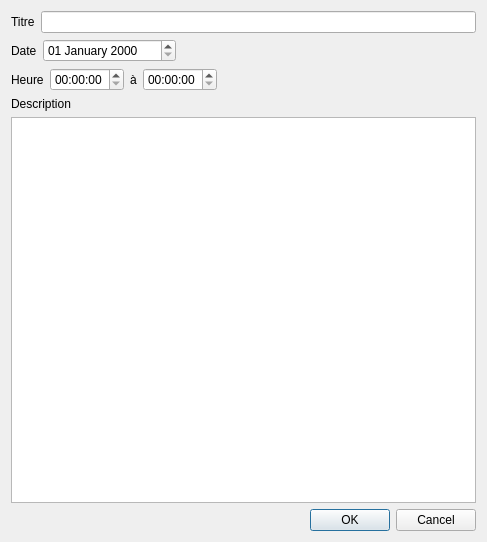
<?xml version="1.0" encoding="UTF-8"?>
<ui version="4.0">
 <class>AddModDialog</class>
 <widget class="QDialog" name="AddModDialog">
  <property name="geometry">
   <rect>
    <x>0</x>
    <y>0</y>
    <width>487</width>
    <height>542</height>
   </rect>
  </property>
  <property name="windowTitle">
   <string>Dialog</string>
  </property>
  <layout class="QVBoxLayout" name="verticalLayout_2">
   <item>
    <layout class="QHBoxLayout" name="horizontalLayout">
     <item>
      <widget class="QLabel" name="z_label_2">
       <property name="text">
        <string>Titre</string>
       </property>
      </widget>
     </item>
     <item>
      <widget class="QLineEdit" name="eventTitle"/>
     </item>
    </layout>
   </item>
   <item>
    <layout class="QHBoxLayout" name="horizontalLayout_3">
     <item>
      <widget class="QLabel" name="dateLabel">
       <property name="text">
        <string>Date</string>
       </property>
      </widget>
     </item>
     <item>
      <widget class="QDateEdit" name="eventDate">
       <property name="displayFormat">
        <string>dd MMMM yyyy</string>
       </property>
      </widget>
     </item>
     <item>
      <spacer name="horizontalSpacer">
       <property name="orientation">
        <enum>Qt::Horizontal</enum>
       </property>
       <property name="sizeHint" stdset="0">
        <size>
         <width>40</width>
         <height>20</height>
        </size>
       </property>
      </spacer>
     </item>
    </layout>
   </item>
   <item>
    <layout class="QHBoxLayout" name="horizontalLayout_2">
     <item>
      <widget class="QLabel" name="z_label_3">
       <property name="text">
        <string>Heure</string>
       </property>
      </widget>
     </item>
     <item>
      <widget class="QTimeEdit" name="eventStartTime"/>
     </item>
     <item>
      <widget class="QLabel" name="z_label_4">
       <property name="text">
        <string>à</string>
       </property>
      </widget>
     </item>
     <item>
      <widget class="QTimeEdit" name="eventEndTime"/>
     </item>
     <item>
      <spacer name="horizontalSpacer_2">
       <property name="orientation">
        <enum>Qt::Horizontal</enum>
       </property>
       <property name="sizeHint" stdset="0">
        <size>
         <width>40</width>
         <height>20</height>
        </size>
       </property>
      </spacer>
     </item>
    </layout>
   </item>
   <item>
    <layout class="QVBoxLayout" name="verticalLayout">
     <item>
      <widget class="QLabel" name="z_label_5">
       <property name="text">
        <string>Description</string>
       </property>
      </widget>
     </item>
     <item>
      <widget class="QTextEdit" name="eventDescription"/>
     </item>
    </layout>
   </item>
   <item>
    <widget class="QDialogButtonBox" name="buttonBox">
     <property name="orientation">
      <enum>Qt::Horizontal</enum>
     </property>
     <property name="standardButtons">
      <set>QDialogButtonBox::Cancel|QDialogButtonBox::Ok</set>
     </property>
    </widget>
   </item>
  </layout>
 </widget>
 <resources/>
 <connections>
  <connection>
   <sender>buttonBox</sender>
   <signal>accepted()</signal>
   <receiver>AddModDialog</receiver>
   <slot>accept()</slot>
   <hints>
    <hint type="sourcelabel">
     <x>248</x>
     <y>254</y>
    </hint>
    <hint type="destinationlabel">
     <x>157</x>
     <y>274</y>
    </hint>
   </hints>
  </connection>
  <connection>
   <sender>buttonBox</sender>
   <signal>rejected()</signal>
   <receiver>AddModDialog</receiver>
   <slot>reject()</slot>
   <hints>
    <hint type="sourcelabel">
     <x>316</x>
     <y>260</y>
    </hint>
    <hint type="destinationlabel">
     <x>286</x>
     <y>274</y>
    </hint>
   </hints>
  </connection>
 </connections>
</ui>
